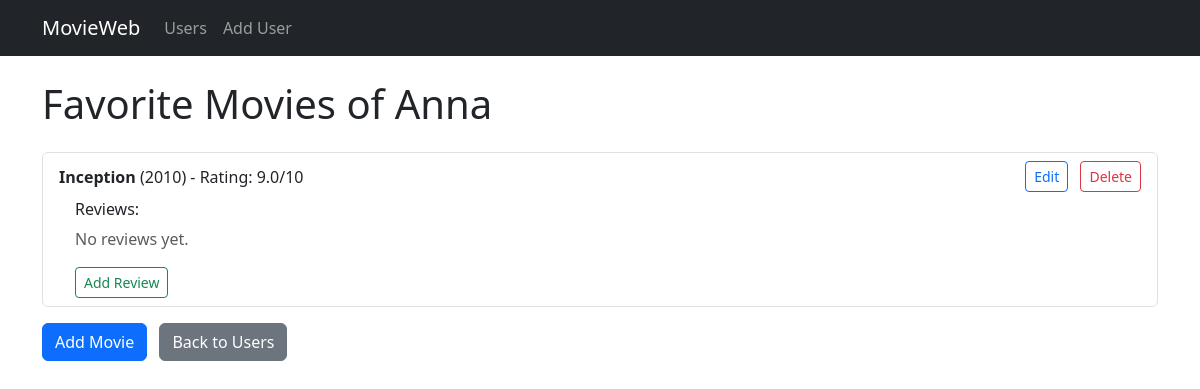
Before: /users/1 with the older database file.
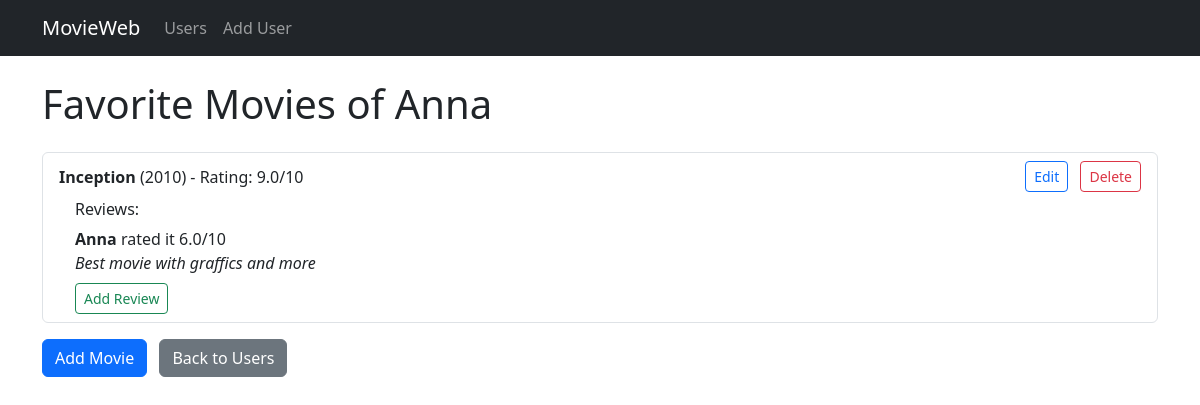
After: the same page with the newer database file.
### datamanager/models.py (models this page shows)
class User(Base):
    __tablename__ = "users"
    id = Column(Integer, primary_key=True)
    name = Column(String(100), nullable=False)
    movies = relationship("Movie", back_populates="user")
    reviews = relationship("Review", back_populates="user")  # Neue Beziehung

class Movie(Base):
    __tablename__ = "movies"
    id = Column(Integer, primary_key=True)
    name = Column(String(100), nullable=False)
    director = Column(String(100), nullable=True)
    year = Column(Integer, nullable=True)
    rating = Column(Float, nullable=True)
    user_id = Column(Integer, ForeignKey("users.id"))
    user = relationship("User", back_populates="movies")
    reviews = relationship("Review", back_populates="movie")  # Neue Beziehung

class Review(Base):
    __tablename__ = "reviews"
    id = Column(Integer, primary_key=True)
    user_id = Column(Integer, ForeignKey("users.id"))
    movie_id = Column(Integer, ForeignKey("movies.id"))
    review_text = Column(String, nullable=False)
    rating = Column(Float, nullable=True)
    user = relationship("User", back_populates="reviews")
    movie = relationship("Movie", back_populates="reviews")

### app.py (the view)
@app.route('/users/<int:user_id>')
def user_movies(user_id):
    user = get_user_or_404(user_id)
    movies = data_manager.get_user_movies(user_id)
    return render_template('user_movies.html', user=user, movies=movies, data_manager=data_manager)

### app.py (called while the page is built)
def get_user_or_404(user_id):
    user = data_manager.get_user_by_id(user_id)
    if not user:
        abort(404, description="User not found")
    return user

### datamanager/sqlite_data_manager.py (called while the page is built)
    def get_user_by_id(self, user_id):
        session = self.Session()
        try:
            user = session.query(User).filter_by(id=user_id).first()
            if user:
                return {"id": user.id, "name": user.name}
            return None
        finally:
            session.close()

    def get_user_movies(self, user_id):
        session = self.Session()
        try:
            user = session.query(User).filter_by(id=user_id).first()
            if not user:
                return []
            movies = [
                {
                    "id": movie.id,
                    "name": movie.name,
                    "director": movie.director,
                    "year": movie.year,
                    "rating": movie.rating,
                }
                for movie in user.movies
            ]
            return movies
        finally:
            session.close()

    def get_reviews_for_movie(self, movie_id):
        session = self.Session()
        try:
            reviews = (
                session.query(Review, User)
                .join(User, Review.user_id == User.id)
                .filter(Review.movie_id == movie_id)
                .all()
            )
            return [
                {
                    "review_text": review.review_text,
                    "rating": review.rating,
                    "username": user.name,
                }
                for review, user in reviews
            ]
        finally:
            session.close()

### templates/user_movies.html (shortened to what this page needs)
{% extends "base.html" %}
{% block content %}
<h1 class="mb-4">Favorite Movies of {{ user.name }}</h1>
{% if movies %}
  <ul class="list-group mb-3">
    {% for movie in movies %}
      <li class="list-group-item">
        <div class="d-flex justify-content-between align-items-center mb-2">
          <div>
            <strong>{{ movie.name }}</strong> ({{ movie.year }}) - Rating: {{ movie.rating }}/10
          </div>
          <div>
            <a href="{{ url_for('update_movie', user_id=user.id, movie_id=movie.id) }}"
               class="btn btn-sm btn-outline-primary me-2">Edit</a>
            <a href="{{ url_for('delete_movie', user_id=user.id, movie_id=movie.id) }}"
               class="btn btn-sm btn-outline-danger"
               onclick="return confirm('Are you sure you want to delete this movie?');">Delete</a>
          </div>
        </div>
        <div class="ms-3">
          <h6>Reviews:</h6>
          {% set reviews = data_manager.get_reviews_for_movie(movie.id) %}
          {% if reviews %}
            <ul class="list-unstyled">
              {% for review in reviews %}
                <li class="mb-2">
                  <strong>{{ review.username }}</strong> rated it {{ review.rating }}/10<br>
                  <em>{{ review.review_text }}</em>
                </li>
              {% endfor %}
            </ul>
          {% else %}
            <p class="text-muted">No reviews yet.</p>
          {% endif %}
          <a href="{{ url_for('add_review', user_id=user.id, movie_id=movie.id) }}"
             class="btn btn-sm btn-outline-success">Add Review</a>
        </div>
      </li>
    {% endfor %}
  </ul>
{% else %}
  <p>No movies found.</p>
{% endif %}
<a href="{{ url_for('add_movie', user_id=user.id) }}" class="btn btn-primary me-2">Add Movie</a>
<a href="{{ url_for('list_users') }}" class="btn btn-secondary">Back to Users</a>
{% endblock %}

### templates/base.html (shortened to what this page needs)
<!DOCTYPE html>
<html lang="en">
<head>
  <link href="https://cdn.jsdelivr.net/npm/bootstrap@5.3.0/dist/css/bootstrap.min.css" rel="stylesheet" />
</head>
<body>
<nav class="navbar navbar-expand-lg navbar-dark bg-dark mb-4">
  <div class="container">
    <a class="navbar-brand" href="{{ url_for('home') }}">MovieWeb</a>
    <ul class="navbar-nav me-auto">
      <li class="nav-item"><a class="nav-link" href="{{ url_for('list_users') }}">Users</a></li>
      <li class="nav-item"><a class="nav-link" href="{{ url_for('add_user') }}">Add User</a></li>
    </ul>
  </div>
</nav>
<div class="container">
  {% block content %}{% endblock %}
</div>
</body>
</html>

Changed rows visible on the page:
shown differently, row unchanged: Movie "Inception": no longer shows "No reviews yet."
added Review: username "Anna", rating "6.0", review_text "Best movie with graffics and more"
